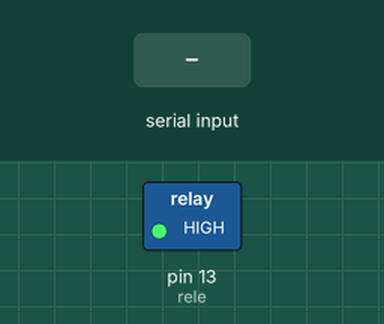
A sketch run on a simulated Arduino Uno, built with avr-gcc and run on an emulated ATmega328P. Parts: switched loads named in the sketch (green lamp = pin HIGH). The inputs (shaded band) are chosen by the test bench.

Above: at 1.2 s.
1.3 s: "1" received over Serial
At 1.7 s:
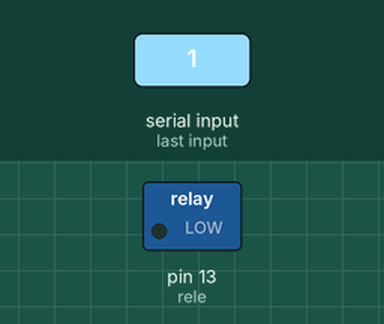
2.8 s: "0" received over Serial
At 4.1 s:
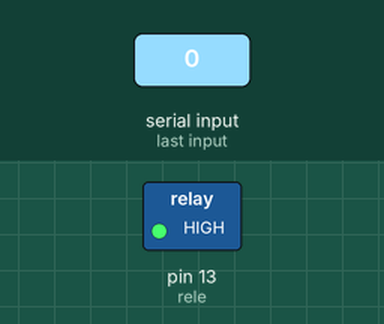
Timing chart, 0 to 5.8 s (numbered marks = the images above; inputs shaded):
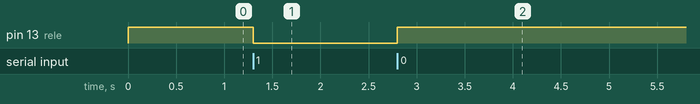

The sketch:

rele_basico.ino
```cpp
const int rele = 13;
int iniciado = 0;

void setup(){
  Serial.begin(9600);
  pinMode(rele,OUTPUT);
}

void loop(){
  if (iniciado == 0)
    {
      digitalWrite(rele,HIGH);
    }

  //digitalWrite(rele,HIGH);
  //delay(500);
  //digitalWrite(rele,HIGH);
  //delay(5000);

  if(Serial.available()>0)

    {
      int dato = Serial.read();
      //Serial.print(dato);
      if (dato == 49)
        {
          iniciado = 1;
          //Serial.println("Nivel alto recibido");
          digitalWrite(rele,LOW);
        }
      else if (dato == 48)
        {
          //Serial.println("Nivel bajo recibido");
          digitalWrite(rele,HIGH);
        }
    }
}
```

Measured:
- after the input at 1.3 s, pin 13 (rele): HIGH → LOW at once
- after the input at 2.8 s, pin 13 (rele): LOW → HIGH at once
